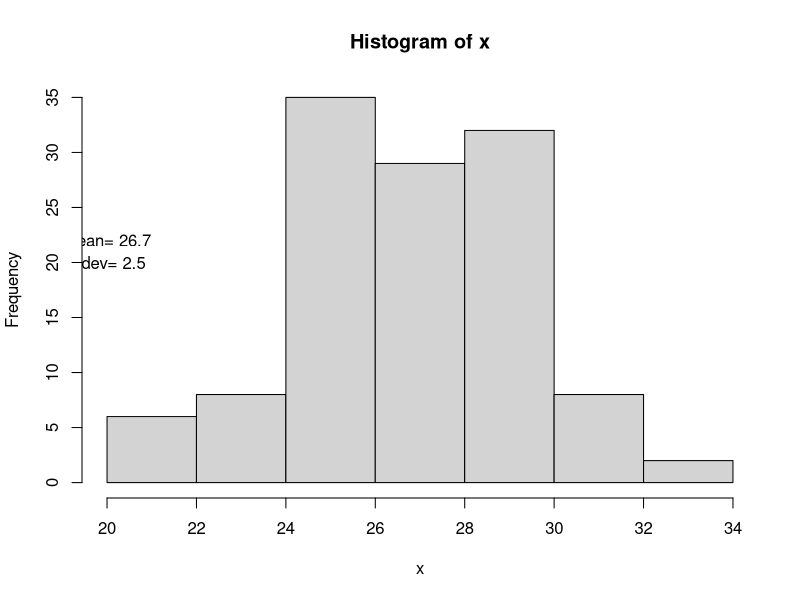
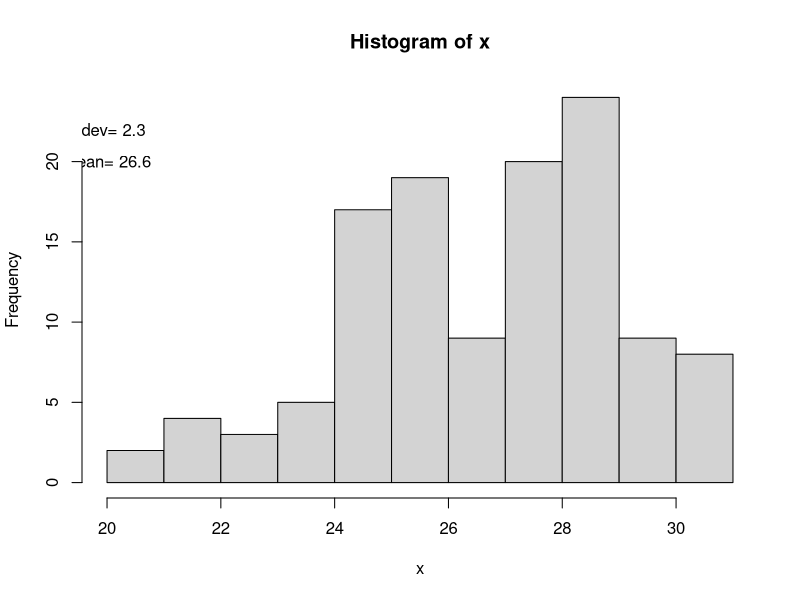
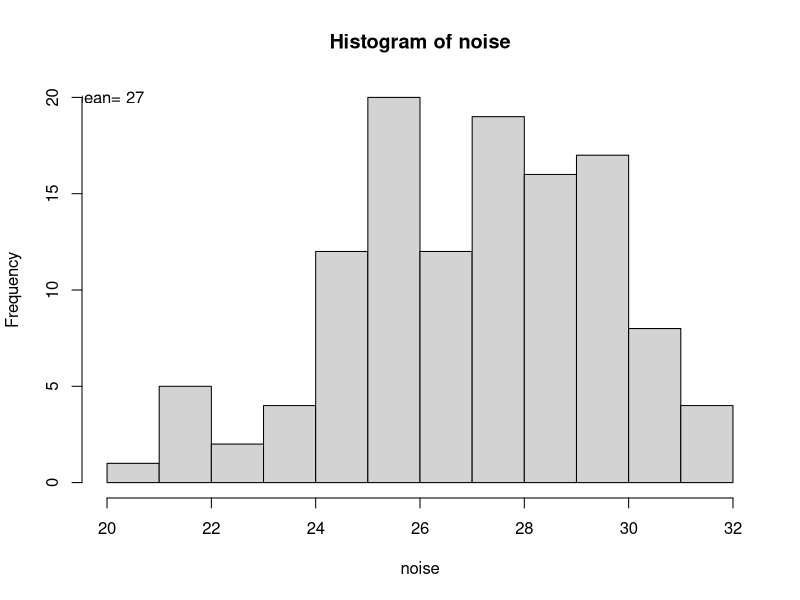
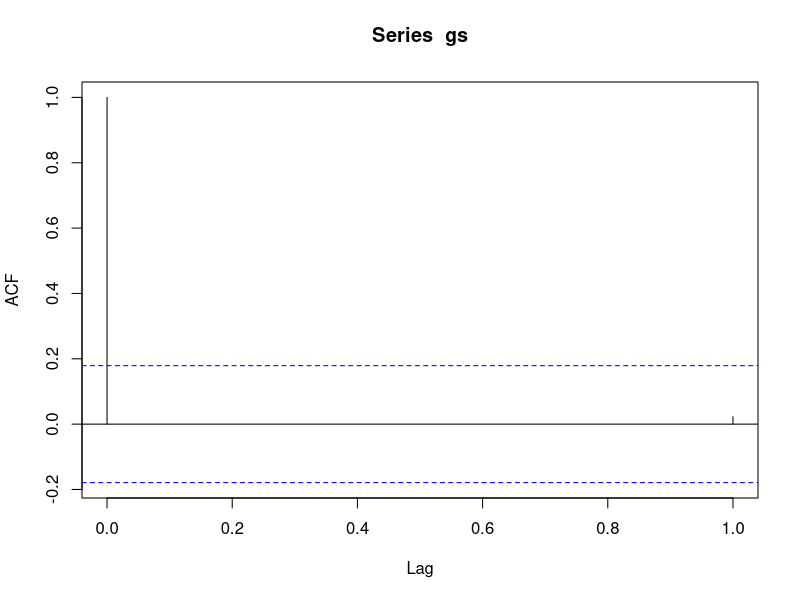
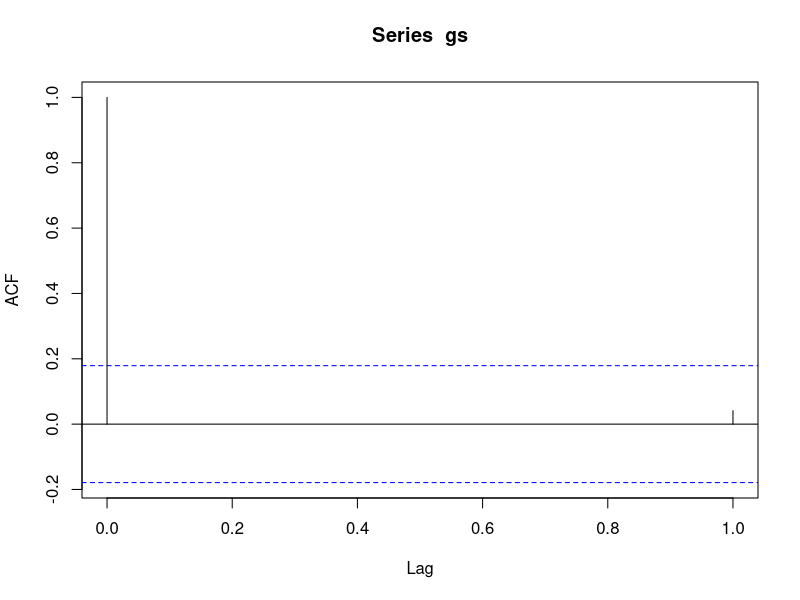
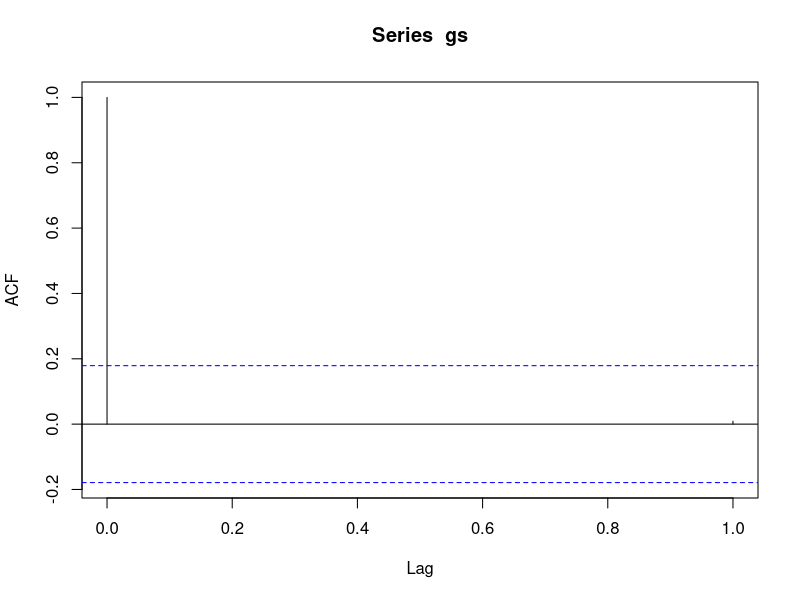
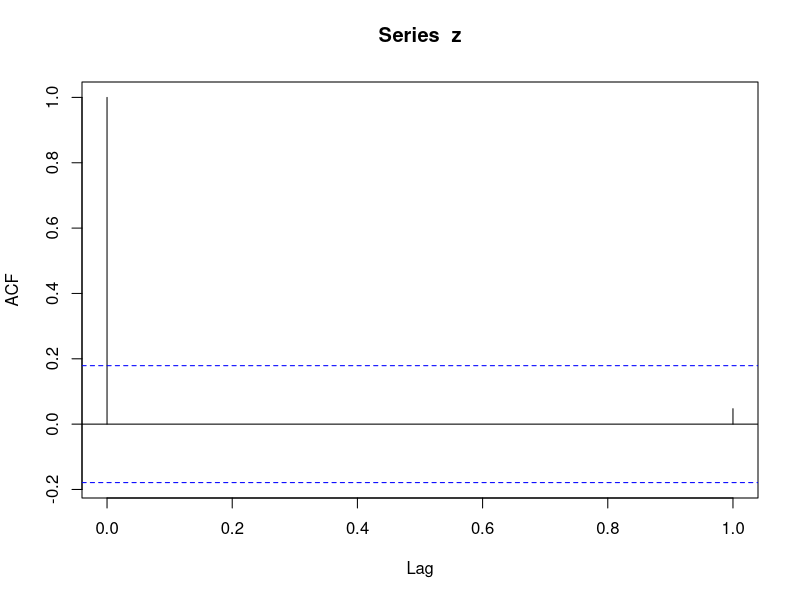
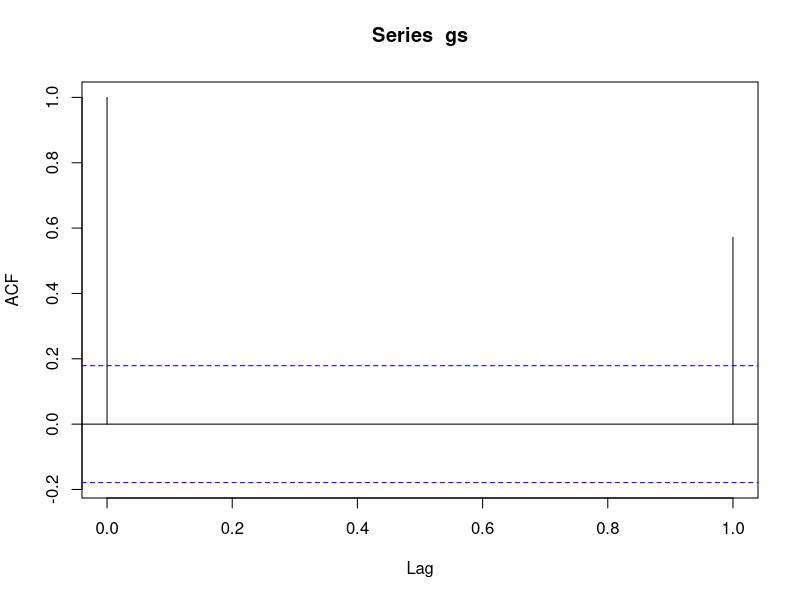

Write the R code that produced these figures, in order. (Note: this script raises an error after producing the figures.)
#select random seed: only implement once! For reproducibility of the simulated numbers. 
a=as.numeric(Sys.time())
set.seed(a)

#create mimicry function: only need to run once. Orders the temperatures of each temperature sequence to mimic the order
# of the 0.99 autocorrelation, keeping the random variation the same. 
mimicry<- function(x,y){
  # x, y: 2 real vectors of length T
  # z: real vector of length T in which the elements of x
  # occur in the same rank order as the elements of y
  # 10 September 1995
  # modified for R, Cuddington 2018
  xs=sort(x,index.return=TRUE)
  ys=sort(y, index.return=TRUE)
  zs=sort(ys$ix,index.return=TRUE)
  z=xs$x[zs$ix]
}

#set parameters: mean, upper threshold, lower threshold, sd and similulation tolerance limit(so it doesn't run forever 
#searching for the perfect solution)
# the higher the tolerance, the greater the chance for the code to find a solution within the provided boundaries.
mtemp=27 #mean
sdev=2.5 #std dev
tol=100
ut=31 #upper threshold
lt=10 #lower threshold
leg=120 #length


#divides the temperature sequence into quartiles
#checks if sd and range are reasonable, this is just a warning, if the inequality is true it means the code will run 
#longer, but will still produce valid results.
asd=(ut-lt)/4
if (asd>1.25*sdev||asd<.75*sdev) {
  print(c("Too big a difference between standard deviation and range, estimated range sd=",asd))
}

#generate random numbers
x=rnorm(leg, m=mtemp, sd=sdev)

#check distribution, mean and standard deviation, creates histogram
hist(x)
text(20,22, paste("mean=",round(mean(x),1)))
text(20,20, paste("stdev=",round(sd(x),1)))
icount=0;

#correct any numbers outside upper and lower threshold (until tolerance limit is reached)
while(((any(x>ut)||any(x<lt)))&&icount<tol) {
  icount=icount+1
  
  for (i in 1:length(x)){
    if(x[i]>ut) x[i]=rnorm(1, m=mtemp, sd=sdev)
    if(x[i]<lt) x[i]=rnorm(1, m=mtemp, sd=sdev)
  }
}

#if extreme values after the correction to the tolerance limit persists, they are removed and replaced with the values
#of the upper and lower threshold values
#truncate values outside of thresholds if tolerance exceeded 
if (icount>=tol){
  print(c("exceeded loop tolerance, truncating",icount,tol))
  x[x>ut]=ut
  x[x<lt]=lt
}

#check distribution, mean and standard deviation, to ensure the distribution is still normal.
hist(x)
text(20,20, paste("mean=",round(mean(x),1)))
text(20,22, paste("stdev=",round(sd(x),1)))
 
#standardize mean and variance (this introduces random  vaation to the temperature data points as well as 
# put the data points in units of standard deviation,
meanxn=mean(x); varxn=sd(x);
noise=(((x-meanxn)/(varxn))*sdev)+mtemp;
#noise[noise<lt]=lt
#noise[noise>ut]=ut
hist(noise)
text(20,20, paste("mean=",round(mean(noise),3)))
text(20,22, paste("stdev=",round(sd(noise),3)))

#generate sequences with desired degree of autocorrelation (using Ar(1) process) within given
# error tolerance
lbet=c(0,0.6,0.99) 
tol2=0.01;

gs=vector('double',leg)
tseq=matrix(NaN, leg,length(lbet)+1)
acz=vector('double', length(lbet))


for (j in 1:length(lbet)) {#loop1
acoef=lbet[j];


ac=-99
while ((ac<(acoef-tol2))||(ac>(acoef+tol2))) {#loop2
gs[1]=rnorm(1,0,1);

crand=rnorm(leg, 0,1);
for (cnts in 2:leg) {#loop2
gs[cnts] =acoef*gs[cnts-1]+crand[cnts]*sqrt(sdev)*sqrt(1.-acoef^2);
} #loop3 through desired sequence length

ac=acf(gs,1)$acf[2]
ac

} #loop2 until generate sequence with desired autocorr within tolerance

z=mimicry(noise,gs)
acz[j]=acf(z,1)$acf[2]
tseq[,j]=round(z,1)

} #loop1 through autocorr values


tseq[,4]=rev(tseq[,3])

#check out temp sequences
plot(tseq[,2],type="l")
lines(tseq[,3], type="l", col="red")
#lines(tseq[,1], type="l", col="blue")

#save as dataframe
temps=data.frame(tseq)
colnames(temps)=paste("auto_",round(acz,2), sep="")
colnames(temps)[4]=paste("auto_",round(acz[3],2),"rev", sep="")

# all metrics should be identical
apply(temps, 2,max)
apply(temps, 2,min)
apply(temps, 2,mean)
apply(temps, 2,sd)


#write file with series (each column a different autocorrelation, and series with identical elements)
tempfilename=paste("C:/Users/kcudding/thermallog/temps_mean_",round(mtemp,0),"sd_",round(sdev*10,0),".csv", sep="")
write.csv(temps*10,tempfilename, row.names=FALSE)

